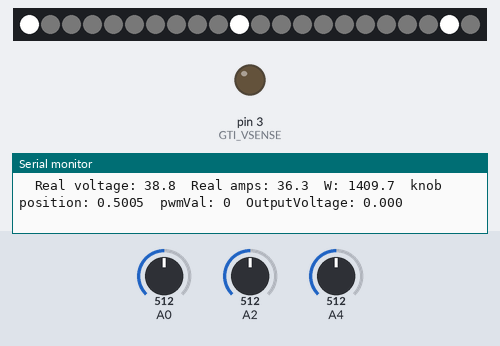
The sketch below on a simulated Arduino Uno, built with avr-gcc and run on an emulated ATmega328P. On the bench: 22 RGB LEDs in strip order, left to right, output pins drawn as LEDs (lit = HIGH), the last lines printed to the serial monitor. Inputs (shaded band) come from the test bench; at power-on: A2 = 512, A0 = 512, A4 = 512. Dim RGB values are drawn brighter than linear.

Above: at 2.2 s.
2.3 s: A2 set to 10
At 4.94 s:
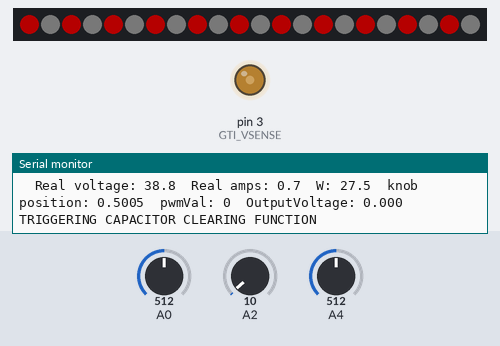
5.1 s: A0 set to 122
At 5.82 s:
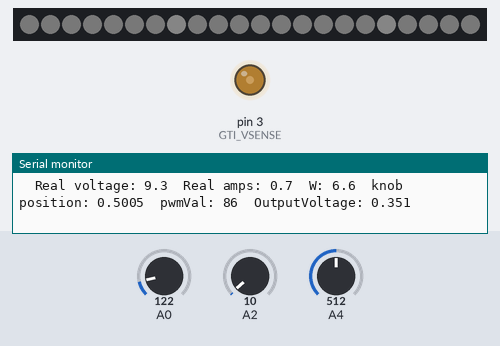
6.8 s: A2 set to 0
8.4 s: A4 set to 490
At 9.4 s:
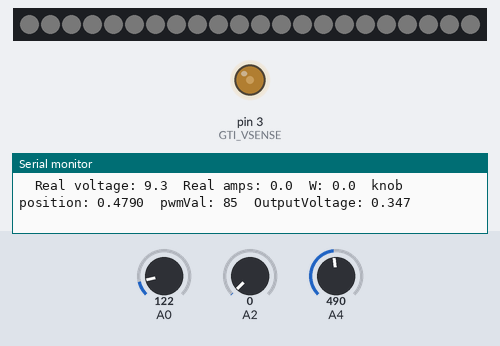
9.9 s: A2 set to 20
11.5 s: A0 set to 306
At 11.81 s:
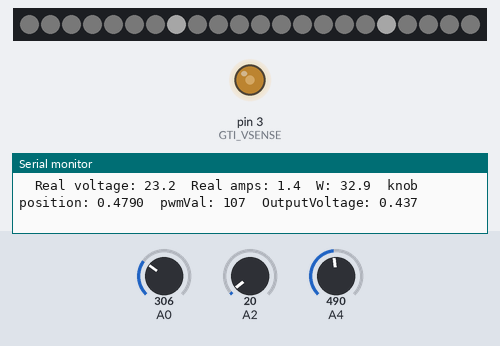
Timing chart, 0 to 14.1 s (numbered marks = the images above; inputs shaded):
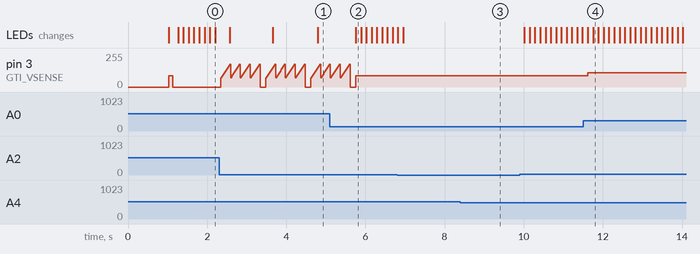

The sketch:

gtiliar.ino
```cpp
// hardware: put two 470Ω 1W resistors in series across "dump load" input
// put a 6.8uF capacitor from ADC1 of GTI to ground to smooth its current perception
// put a 2.55KΩ 1/4W resistor across relay contacts (maybe unnecessary with dump load?)
// TODO: write a routine triggered by "zero current, high voltage" to drain the caps
#define VERSIONSTRING   "Grid Tie Inverter Liar to fool GTI inputs according to difficulty knob"
#define CUTOUT_VOLTAGE  33.0    // turn off the inverter if the actual voltage is above this
#define CUTOUT_WARNING  (CUTOUT_VOLTAGE * 0.8)    // turn off the inverter if the actual voltage is above this
#define GTI_VSENSE      3       // output to GTI's brain through LPF and Ω/divider
//#define GTI_ISENSE      11      // output to GTI's brain through LPF and Ω/divider
#include <Adafruit_NeoPixel.h>
#define NEOPIXEL_PIN    7       // control a strip of addressible LEDs
#define NUM_LEDS        22      // how many LEDs in the ledstrip
Adafruit_NeoPixel ledstrip = Adafruit_NeoPixel(NUM_LEDS, NEOPIXEL_PIN, NEO_GRB + NEO_KHZ800);
#define KNOB_INPUT      A4      // input from user control knob
#define VOLT_INPUT      A0      // read the actual DC input voltage
#define ISENSE_INPUT    A2      // read ADC1 from the GTI
#define ISENSE_COEFF    (1023./5./14.5)    // divide ACD reading by this to get amps
//#define VOLT_IN_COEFF   38.0    // divide ADC reading by this to get voltage
#define VOLT_IN_COEFF 13.179  // divide ADC reading by this to get voltage
#define GTI_VSENSE_COEFF   245.0    // mutiply desired voltage by this to get PWM value
// 2.55KΩ/10KΩ at pwm=73 we get 0.298v   at pwm=191 we get .779v
#define ADC_OVERSAMPLE  75      // average analog inputs over this many cycles
#define KNOB_SHUTOFF    0.01      // below this knob position, turn off inverter
#define KNOB_TURNON     0.025      // above this knob position, turn inverter on
#define INVERTER_TURNON 0.35    // signal voltage when inverter turns itself on
#define INVERTER_TURNON_PAUSE 100    // milliseconds to wait for inverter to see turnon voltage
#define INVERTER_FLOOR  0.29    // minimum signal voltage to keep inverter on
#define INVERTER_CEILING 0.75    // maximum signal voltage to keep inverter happy

byte lastPwmVal = 0; // remember what we wrote last
bool inverterOn = false; // whether the inverter was last on or off
float volt_input, amps_input, knob_input;

void setup() {
  ledstrip.begin();
  ledstrip.show(); // Initialize all pixels to 'off'
  Serial.begin(57600);
  Serial.println(VERSIONSTRING);
  pinMode(GTI_VSENSE,OUTPUT);
  //pinMode(GTI_ISENSE,OUTPUT);
  setPwmFrequency(GTI_VSENSE,1); // set PWM to high-frequency
  delay(1000);
  Serial.println("finish 1-second delay");
}

void loop() {
  volt_input = avgAnalogRead(VOLT_INPUT) / VOLT_IN_COEFF; // get input voltage
  amps_input = avgAnalogRead(ISENSE_INPUT) / ISENSE_COEFF; // get sensed amperage
  knob_input = avgAnalogRead(KNOB_INPUT) / 1023; // get knob position 0.0-1.0

  doLedStrip(amps_input * volt_input / 200.0); // animate LEDs according to wattage
  //doLedStrip(knob_input * 2); // animate LEDs according to knob

  if (volt_input > 20.0 && amps_input < 1.0 && knob_input > KNOB_TURNON) {
    Serial.println("TRIGGERING CAPACITOR CLEARING FUNCTION");
    for (int i=0; i<4; i++) {
      for (int j=0; j<10; j++) {
        setOutputVoltage(j*(INVERTER_CEILING-INVERTER_FLOOR)/10 + INVERTER_FLOOR);
        delay(25); // this times ten
      }
    }
  }

  if (inverterOn && knob_input < KNOB_SHUTOFF) { // if knob is turned down all the way
    inverterOn = false;
    setOutputVoltage(0); // tell inverter to turn off
  }
  if (!inverterOn && knob_input > KNOB_TURNON) { // if knob is turned up from all the way down
    inverterOn = true;
    setOutputVoltage(INVERTER_TURNON); // voltage to trigger inverter to turn on
    delay(INVERTER_TURNON_PAUSE); // wait for it to see it before going back to desired setting
  }

  float knob_value = (knob_input - KNOB_TURNON) * (1.0 + KNOB_TURNON); // normalize knob range from minimum
  float desiredInverterValue = volt_input / CUTOUT_VOLTAGE * knob_value; // here is where the magic happens
  if (volt_input < CUTOUT_VOLTAGE && inverterOn) {
    setOutputVoltage( desiredInverterValue*(INVERTER_CEILING-INVERTER_FLOOR) + INVERTER_FLOOR ); // full range
  } else {
    setOutputVoltage(0); // turn off inverter above safe voltages
  }

  Serial.print("\tReal voltage: ");
  Serial.print(volt_input,1);
  Serial.print("\tReal amps: ");
  Serial.print(amps_input,1);
  Serial.print("\tW: ");
  Serial.print(amps_input * volt_input,1);
  Serial.print("\tknob position: ");
  Serial.print(knob_input,4);
  Serial.print("\tpwmVal: ");
  Serial.print(lastPwmVal);
  Serial.print("\tOutputVoltage: ");
  Serial.print(lastPwmVal / GTI_VSENSE_COEFF,3);
  Serial.println();
  delay(100);
}

void doLedStrip(float quantity) {
  for(int i=0; i<ledstrip.numPixels(); i++) {
    if (volt_input > CUTOUT_WARNING && (millis() % 1000 > 500) && (i % 2 == 0)) { // blinking red
      ledstrip.setPixelColor(i, ledstrip.Color(64,0,0)); // bright red
    } else { // voltage is not above cutout warning
      if ((millis() % 1000) / 100 == i % 10) { // animation?
        byte brightness = constrain(quantity*255,2,255);
        ledstrip.setPixelColor(i, ledstrip.Color(brightness,brightness,brightness)); // white
      } else {
        ledstrip.setPixelColor(i, ledstrip.Color(2,2,2));
      }
    }
  }
  ledstrip.show();
}

void setOutputVoltage(float outputVoltage) {
  byte pwmVal = constrain((outputVoltage*GTI_VSENSE_COEFF),0,255);
  if (pwmVal != lastPwmVal) { // let's not analogWrite unnecessarily
    analogWrite(GTI_VSENSE,pwmVal);
    lastPwmVal = pwmVal;
  }
}

float avgAnalogRead(int pinNumber) {
  unsigned long adder = 0; // store ADC samples here
  for (int i=0; i < ADC_OVERSAMPLE; i++) adder += analogRead(pinNumber);
  return ((float)adder/ADC_OVERSAMPLE);
}

void setPwmFrequency(int pin, int divisor) {
  byte mode;
  if(pin == 5 || pin == 6 || pin == 9 || pin == 10) {
    switch(divisor) {
      case 1: mode = 0x01; break;
      case 8: mode = 0x02; break;
      case 64: mode = 0x03; break;
      case 256: mode = 0x04; break;
      case 1024: mode = 0x05; break;
      default: return;
    }
    if(pin == 5 || pin == 6) {
      TCCR0B = TCCR0B & 0b11111000 | mode;
    } else {
      TCCR1B = TCCR1B & 0b11111000 | mode;
    }
  } else if(pin == 3 || pin == 11) {
    switch(divisor) {
      case 1: mode = 0x01; break;
      case 8: mode = 0x02; break;
      case 32: mode = 0x03; break;
      case 64: mode = 0x04; break;
      case 128: mode = 0x05; break;
      case 256: mode = 0x06; break;
      case 1024: mode = 0x07; break;
      default: return;
    }
    TCCR2B = TCCR2B & 0b11111000 | mode;
  }
}
```

Measured:
- after the input at 2.3 s, pin 3 (GTI_VSENSE): 0/255 → 71/255 at once, then moves between 0/255 and 172/255, repeating every 1.1 s
- after the input at 5.1 s, the LEDs: change after 0.66 s (image 2)
- after the input at 8.4 s, pin 3 (GTI_VSENSE): 86/255 → 85/255 at once
- after the input at 11.5 s, pin 3 (GTI_VSENSE): 85/255 → 107/255 after 0.11 s
